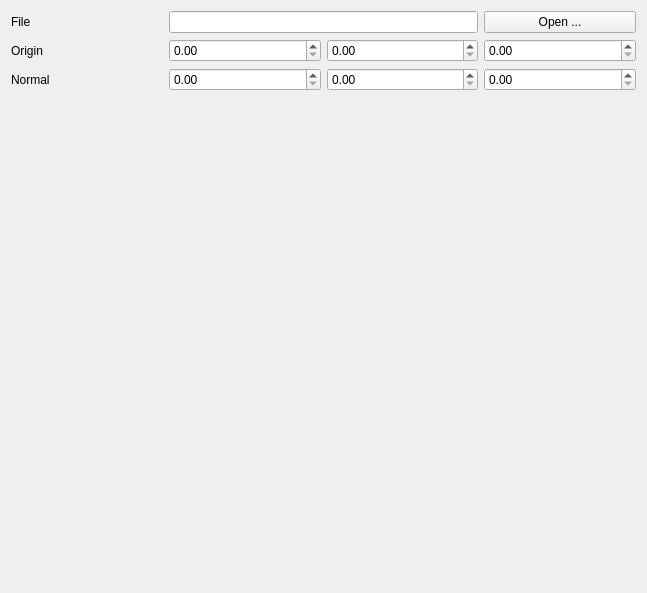
<?xml version="1.0" encoding="UTF-8"?>
<ui version="4.0">
 <class>ClipConfig</class>
 <widget class="QWidget" name="ClipConfig">
  <property name="geometry">
   <rect>
    <x>0</x>
    <y>0</y>
    <width>647</width>
    <height>593</height>
   </rect>
  </property>
  <property name="maximumSize">
   <size>
    <width>16777215</width>
    <height>16777215</height>
   </size>
  </property>
  <property name="windowTitle">
   <string>Form</string>
  </property>
  <layout class="QGridLayout" name="gridLayout_2">
   <item row="0" column="0">
    <layout class="QGridLayout" name="gridLayout">
     <item row="3" column="1">
      <spacer name="verticalSpacer">
       <property name="orientation">
        <enum>Qt::Vertical</enum>
       </property>
       <property name="sizeHint" stdset="0">
        <size>
         <width>20</width>
         <height>40</height>
        </size>
       </property>
      </spacer>
     </item>
     <item row="2" column="1">
      <widget class="QDoubleSpinBox" name="normalXSpinBox"/>
     </item>
     <item row="2" column="2">
      <widget class="QDoubleSpinBox" name="normalYSpinBox"/>
     </item>
     <item row="1" column="0">
      <widget class="QLabel" name="label">
       <property name="text">
        <string>Origin</string>
       </property>
      </widget>
     </item>
     <item row="1" column="3">
      <widget class="QDoubleSpinBox" name="originZSpinBox"/>
     </item>
     <item row="2" column="3">
      <widget class="QDoubleSpinBox" name="normalZSpinBox"/>
     </item>
     <item row="2" column="0">
      <widget class="QLabel" name="label_2">
       <property name="text">
        <string>Normal</string>
       </property>
      </widget>
     </item>
     <item row="1" column="2">
      <widget class="QDoubleSpinBox" name="originYSpinBox"/>
     </item>
     <item row="1" column="1">
      <widget class="QDoubleSpinBox" name="originXSpinBox"/>
     </item>
     <item row="0" column="0">
      <widget class="QLabel" name="label_3">
       <property name="text">
        <string>File</string>
       </property>
      </widget>
     </item>
     <item row="0" column="1" colspan="2">
      <widget class="QLineEdit" name="fileEdit">
       <property name="readOnly">
        <bool>true</bool>
       </property>
      </widget>
     </item>
     <item row="0" column="3">
      <widget class="QPushButton" name="openFileButton">
       <property name="text">
        <string>Open ...</string>
       </property>
      </widget>
     </item>
    </layout>
   </item>
  </layout>
 </widget>
 <resources/>
 <connections/>
</ui>
